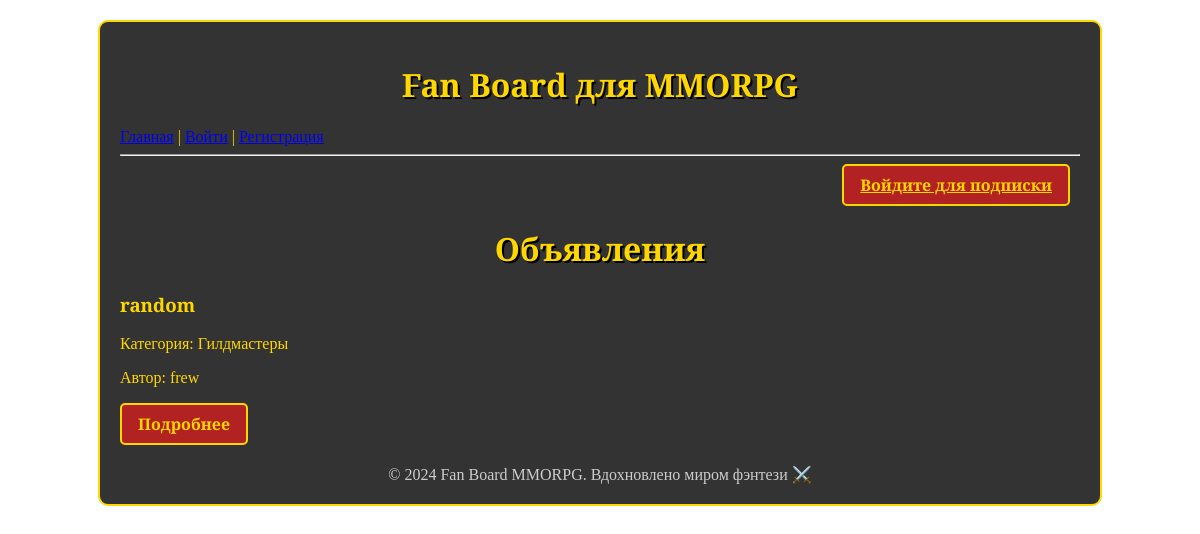
/, run on an earlier commit of the app's database.
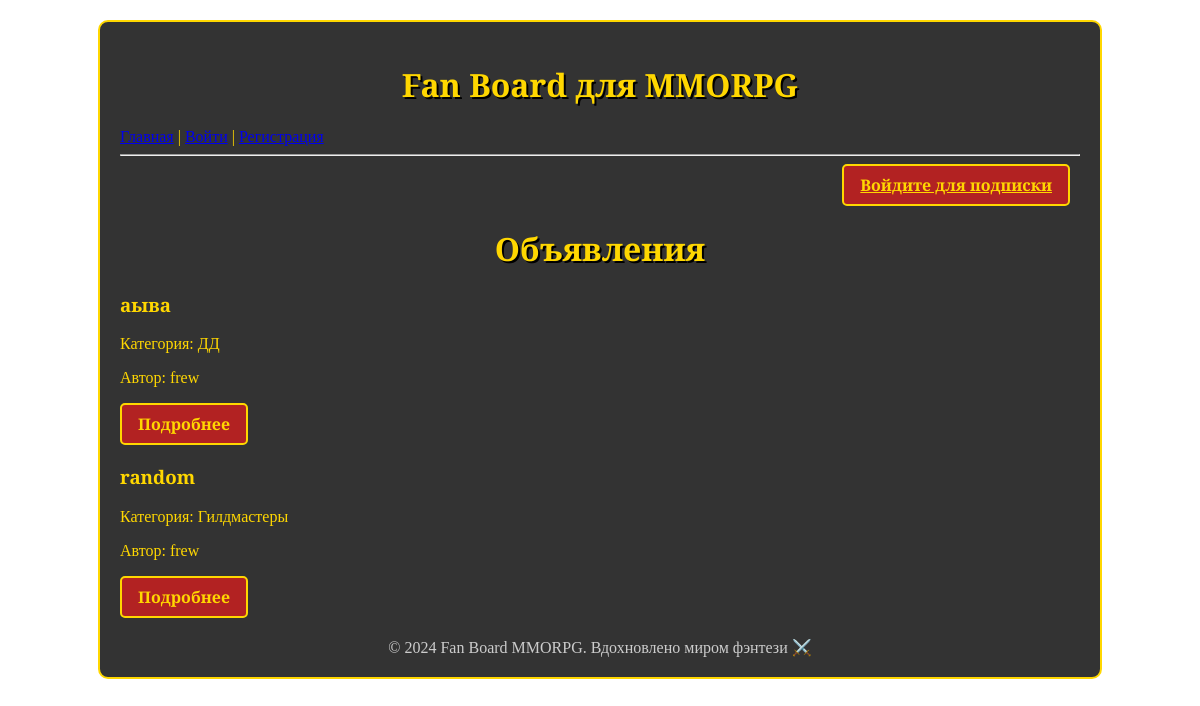
And on a later commit of the database.
### board/models.py (models this page shows, shortened)
class Announcement(models.Model):
    user = models.ForeignKey(User, on_delete=models.CASCADE)
    title = models.CharField(max_length=200)
    content = models.TextField(blank=True)
    category = models.ForeignKey(Category, on_delete=models.SET_NULL, null=True)
    image = models.ImageField(upload_to='announcements/', blank=True, null=True)
    video = models.FileField(upload_to='videos/', blank=True, null=True)
    created_at = models.DateTimeField(auto_now_add=True)

class Category(models.Model):
    CATEGORY_CHOICES = [
        ('tank', 'Танки'),
        ('healer', 'Хилы'),
        ('dd', 'ДД'),
        ('trader', 'Торговцы'),
        ('guildmaster', 'Гилдмастеры'),
        ('questgiver', 'Квестгиверы'),
        ('blacksmith', 'Кузнецы'),
        ('leatherworker', 'Кожевники'),
        ('alchemist', 'Зельевары'),
        ('spellmaster', 'Мастера заклинаний'),
    ]
    name = models.CharField(max_length=50, choices=CATEGORY_CHOICES, unique=True)

class User(AbstractUser):
    email_confirmed = models.BooleanField(default=False)
    confirmation_token = models.UUIDField(default=uuid.uuid4, editable=False, null=True, blank=True)
    token_created_at = models.DateTimeField(auto_now_add=True)

### board/views.py (the view)
# urls.py: path('', views.index, name='index'),
def index(request):
    announcements = Announcement.objects.all().order_by('-created_at')
    return render(request, 'announcement_list.html', {'announcements': announcements})

### templates/announcement_list.html (shortened to what this page needs)
{% extends 'base.html' %}
{% block content %}
<div style="display: flex; justify-content: flex-end; margin-bottom: 20px;">
    {% if user.is_authenticated %}
        <form action="{% url 'toggle_newsletter_subscription' %}" method="post">
            {% csrf_token %}
            {% if user.newslettersubscriber.active %}
                <button type="submit" class="btn">Отписаться от новостей</button>
            {% else %}
                <button type="submit" class="btn">Подписаться на новости</button>
            {% endif %}
        </form>
    {% else %}
        <a href="{% url 'login' %}" class="btn" style="text-decoration: underline; color: #FFD700;">Войдите для подписки</a>
    {% endif %}
</div>
<h1>Объявления</h1>
{% if announcements %}
    {% for announcement in announcements %}
        <div class="announcement-item">
            <h3>{{ announcement.title }}</h3>
            <p>Категория: {{ announcement.category.get_name_display }}</p>
            <p>Автор: {{ announcement.user.username }}</p>
            <a href="{% url 'announcement_detail' announcement.pk %}" class="btn">Подробнее</a>
        </div>
    {% endfor %}
{% else %}
    <p>Объявлений пока нет.</p>
{% endif %}
{% endblock %}

What changed in the data, as far as the page shows it:
added Announcement: title "аыва", category.name "ДД", user.username "frew"
